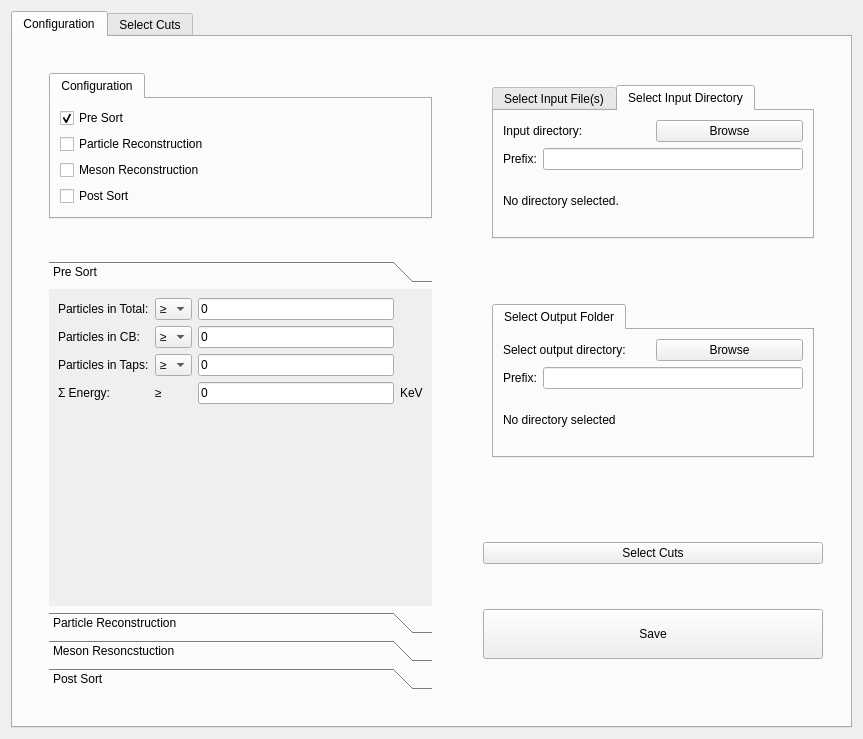
<?xml version="1.0" encoding="UTF-8"?>
<ui version="4.0">
 <class>ConfigurationDialog</class>
 <widget class="QDialog" name="ConfigurationDialog">
  <property name="geometry">
   <rect>
    <x>0</x>
    <y>0</y>
    <width>863</width>
    <height>739</height>
   </rect>
  </property>
  <property name="windowTitle">
   <string>Dialog</string>
  </property>
  <layout class="QGridLayout" name="gridLayout_2">
   <item row="0" column="0">
    <widget class="QTabWidget" name="tabWidget">
     <property name="currentIndex">
      <number>0</number>
     </property>
     <property name="documentMode">
      <bool>false</bool>
     </property>
     <property name="tabsClosable">
      <bool>false</bool>
     </property>
     <property name="movable">
      <bool>false</bool>
     </property>
     <widget class="QWidget" name="tab">
      <attribute name="title">
       <string>Configuration</string>
      </attribute>
      <layout class="QHBoxLayout" name="horizontalLayout_11">
       <item>
        <widget class="QWidget" name="widget" native="true">
         <layout class="QVBoxLayout" name="verticalLayout">
          <item>
           <widget class="QWidget" name="widget_3" native="true">
            <layout class="QHBoxLayout" name="horizontalLayout_6">
             <item>
              <widget class="QWidget" name="widget_10" native="true">
               <layout class="QHBoxLayout" name="horizontalLayout_4">
                <item>
                 <widget class="QTabWidget" name="tabWidgetConfig">
                  <property name="sizePolicy">
                   <sizepolicy hsizetype="Expanding" vsizetype="Fixed">
                    <horstretch>0</horstretch>
                    <verstretch>0</verstretch>
                   </sizepolicy>
                  </property>
                  <property name="currentIndex">
                   <number>0</number>
                  </property>
                  <widget class="QWidget" name="tab_7">
                   <attribute name="title">
                    <string>Configuration</string>
                   </attribute>
                   <layout class="QHBoxLayout" name="horizontalLayout_12">
                    <item>
                     <layout class="QVBoxLayout" name="verticalLayout_3">
                      <item>
                       <widget class="QCheckBox" name="checkBoxCPreSort">
                        <property name="text">
                         <string>Pre Sort</string>
                        </property>
                        <property name="checked">
                         <bool>true</bool>
                        </property>
                       </widget>
                      </item>
                      <item>
                       <widget class="QCheckBox" name="checkBoxCPR">
                        <property name="text">
                         <string>Particle Reconstruction</string>
                        </property>
                        <property name="checked">
                         <bool>false</bool>
                        </property>
                       </widget>
                      </item>
                      <item>
                       <widget class="QCheckBox" name="checkBoxCMR">
                        <property name="text">
                         <string>Meson Reconstruction</string>
                        </property>
                       </widget>
                      </item>
                      <item>
                       <widget class="QCheckBox" name="checkBoxCPS">
                        <property name="text">
                         <string>Post Sort</string>
                        </property>
                       </widget>
                      </item>
                     </layout>
                    </item>
                   </layout>
                  </widget>
                 </widget>
                </item>
               </layout>
              </widget>
             </item>
            </layout>
           </widget>
          </item>
          <item>
           <widget class="QWidget" name="widget_4" native="true">
            <layout class="QHBoxLayout" name="horizontalLayout_7">
             <item>
              <widget class="QWidget" name="widget_11" native="true">
               <layout class="QHBoxLayout" name="horizontalLayout_5">
                <item>
                 <widget class="QToolBox" name="toolBox">
                  <property name="currentIndex">
                   <number>0</number>
                  </property>
                  <widget class="QWidget" name="page">
                   <property name="geometry">
                    <rect>
                     <x>0</x>
                     <y>0</y>
                     <width>387</width>
                     <height>144</height>
                    </rect>
                   </property>
                   <property name="sizePolicy">
                    <sizepolicy hsizetype="Preferred" vsizetype="Fixed">
                     <horstretch>0</horstretch>
                     <verstretch>0</verstretch>
                    </sizepolicy>
                   </property>
                   <attribute name="label">
                    <string>Pre Sort</string>
                   </attribute>
                   <layout class="QGridLayout" name="gridLayout">
                    <item row="0" column="0">
                     <widget class="QLabel" name="labelConfigPreSortParticlesTotal">
                      <property name="text">
                       <string>Particles in Total:</string>
                      </property>
                     </widget>
                    </item>
                    <item row="0" column="1">
                     <widget class="QComboBox" name="comboBox">
                      <item>
                       <property name="text">
                        <string>≥</string>
                       </property>
                      </item>
                      <item>
                       <property name="text">
                        <string>≤</string>
                       </property>
                      </item>
                      <item>
                       <property name="text">
                        <string>=</string>
                       </property>
                      </item>
                     </widget>
                    </item>
                    <item row="0" column="2">
                     <widget class="QLineEdit" name="lineEditConfigPreSortParticleTotal">
                      <property name="text">
                       <string>0</string>
                      </property>
                     </widget>
                    </item>
                    <item row="1" column="0">
                     <widget class="QLabel" name="labelConfigPreSortParticlesCB">
                      <property name="text">
                       <string>Particles in CB:</string>
                      </property>
                     </widget>
                    </item>
                    <item row="1" column="1">
                     <widget class="QComboBox" name="comboBox_3">
                      <item>
                       <property name="text">
                        <string>≥</string>
                       </property>
                      </item>
                      <item>
                       <property name="text">
                        <string>≤</string>
                       </property>
                      </item>
                      <item>
                       <property name="text">
                        <string>=</string>
                       </property>
                      </item>
                     </widget>
                    </item>
                    <item row="1" column="2">
                     <widget class="QLineEdit" name="lineEditConfigPreSortParticleCB">
                      <property name="text">
                       <string>0</string>
                      </property>
                     </widget>
                    </item>
                    <item row="2" column="0">
                     <widget class="QLabel" name="labelConfigPreSortParticlesTaps">
                      <property name="text">
                       <string>Particles in Taps:</string>
                      </property>
                     </widget>
                    </item>
                    <item row="2" column="1">
                     <widget class="QComboBox" name="comboBox_4">
                      <item>
                       <property name="text">
                        <string>≥</string>
                       </property>
                      </item>
                      <item>
                       <property name="text">
                        <string>≤</string>
                       </property>
                      </item>
                      <item>
                       <property name="text">
                        <string>=</string>
                       </property>
                      </item>
                     </widget>
                    </item>
                    <item row="2" column="2">
                     <widget class="QLineEdit" name="lineEditConfigPreSortParticleTaps">
                      <property name="text">
                       <string>0</string>
                      </property>
                     </widget>
                    </item>
                    <item row="3" column="0">
                     <widget class="QLabel" name="labelConfigPreSortEnergySum">
                      <property name="text">
                       <string>Σ Energy:</string>
                      </property>
                     </widget>
                    </item>
                    <item row="3" column="1">
                     <widget class="QLabel" name="labelConfigPreSortEnergySumSign">
                      <property name="text">
                       <string>≥</string>
                      </property>
                     </widget>
                    </item>
                    <item row="3" column="2">
                     <widget class="QLineEdit" name="lineEditConfigPreSortEnergySum">
                      <property name="text">
                       <string>0</string>
                      </property>
                     </widget>
                    </item>
                    <item row="3" column="3">
                     <widget class="QLabel" name="labelConfigPreSortEnergySumKeV">
                      <property name="text">
                       <string>KeV</string>
                      </property>
                     </widget>
                    </item>
                   </layout>
                  </widget>
                  <widget class="QWidget" name="page_3">
                   <property name="geometry">
                    <rect>
                     <x>0</x>
                     <y>0</y>
                     <width>387</width>
                     <height>290</height>
                    </rect>
                   </property>
                   <attribute name="label">
                    <string>Particle Reconstruction</string>
                   </attribute>
                   <layout class="QHBoxLayout" name="horizontalLayout_24">
                    <item>
                     <layout class="QVBoxLayout" name="verticalLayout_9">
                      <item>
                       <widget class="QLabel" name="labelConfigPRCBCuts">
                        <property name="text">
                         <string>CB Cuts:</string>
                        </property>
                       </widget>
                      </item>
                      <item>
                       <layout class="QHBoxLayout" name="horizontalLayout_18">
                        <item>
                         <widget class="QPushButton" name="pushButtonPRCBProtons">
                          <property name="text">
                           <string>Protons</string>
                          </property>
                         </widget>
                        </item>
                        <item>
                         <widget class="QLabel" name="labelPRProtons">
                          <property name="text">
                           <string>No file selected.</string>
                          </property>
                         </widget>
                        </item>
                       </layout>
                      </item>
                      <item>
                       <layout class="QHBoxLayout" name="horizontalLayout_19">
                        <item>
                         <widget class="QPushButton" name="pushButtonPRCBElectrons">
                          <property name="text">
                           <string>Electrons</string>
                          </property>
                         </widget>
                        </item>
                        <item>
                         <widget class="QLabel" name="labelPRElectrons">
                          <property name="text">
                           <string>No file selected.</string>
                          </property>
                         </widget>
                        </item>
                       </layout>
                      </item>
                      <item>
                       <layout class="QHBoxLayout" name="horizontalLayout_20">
                        <item>
                         <widget class="QPushButton" name="pushButtonPRCBPions">
                          <property name="text">
                           <string>Pions</string>
                          </property>
                         </widget>
                        </item>
                        <item>
                         <widget class="QLabel" name="labelPRPions">
                          <property name="text">
                           <string>No file selected.</string>
                          </property>
                         </widget>
                        </item>
                       </layout>
                      </item>
                      <item>
                       <widget class="QLabel" name="labelConfigPRTapsCuts">
                        <property name="text">
                         <string>Taps Cuts:</string>
                        </property>
                       </widget>
                      </item>
                      <item>
                       <layout class="QHBoxLayout" name="horizontalLayout_21">
                        <item>
                         <widget class="QPushButton" name="pushButtonPRTapsProtons">
                          <property name="text">
                           <string>Protons</string>
                          </property>
                         </widget>
                        </item>
                        <item>
                         <widget class="QLabel" name="labelPRTapsProtons">
                          <property name="text">
                           <string>No file selected.</string>
                          </property>
                         </widget>
                        </item>
                       </layout>
                      </item>
                      <item>
                       <layout class="QHBoxLayout" name="horizontalLayout_22">
                        <item>
                         <widget class="QPushButton" name="pushButtonPRTapsElectrons">
                          <property name="text">
                           <string>Electrons</string>
                          </property>
                         </widget>
                        </item>
                        <item>
                         <widget class="QLabel" name="labelPRTapsElectrons">
                          <property name="text">
                           <string>No file selected.</string>
                          </property>
                         </widget>
                        </item>
                       </layout>
                      </item>
                      <item>
                       <layout class="QHBoxLayout" name="horizontalLayout_23">
                        <item>
                         <widget class="QPushButton" name="pushButtonPRTapsPions">
                          <property name="text">
                           <string>Pions</string>
                          </property>
                         </widget>
                        </item>
                        <item>
                         <widget class="QLabel" name="labelPRTapsPions">
                          <property name="text">
                           <string>No file selected.</string>
                          </property>
                         </widget>
                        </item>
                       </layout>
                      </item>
                     </layout>
                    </item>
                   </layout>
                  </widget>
                  <widget class="QWidget" name="page_4">
                   <property name="geometry">
                    <rect>
                     <x>0</x>
                     <y>0</y>
                     <width>387</width>
                     <height>290</height>
                    </rect>
                   </property>
                   <attribute name="label">
                    <string>Meson Resoncstuction</string>
                   </attribute>
                   <layout class="QFormLayout" name="formLayout">
                    <item row="0" column="0">
                     <widget class="QLabel" name="labelConfigMRCutIMWidthPi0">
                      <property name="text">
                       <string>Cut-IM-Width-Pi0:</string>
                      </property>
                     </widget>
                    </item>
                    <item row="0" column="1">
                     <widget class="QLineEdit" name="lineEditConfigMRWidthPi0">
                      <property name="inputMethodHints">
                       <set>Qt::ImhNone</set>
                      </property>
                      <property name="text">
                       <string>0</string>
                      </property>
                     </widget>
                    </item>
                    <item row="1" column="0">
                     <widget class="QLabel" name="labelConfigMRCutIMWidthPi0_2">
                      <property name="text">
                       <string>Cut-IM-Width-Eta:</string>
                      </property>
                     </widget>
                    </item>
                    <item row="1" column="1">
                     <widget class="QLineEdit" name="lineEditConfigMRWidthEta">
                      <property name="inputMethodHints">
                       <set>Qt::ImhDigitsOnly</set>
                      </property>
                      <property name="text">
                       <string>0</string>
                      </property>
                     </widget>
                    </item>
                    <item row="2" column="0">
                     <widget class="QLabel" name="labelConfigMRCutIMWidthPi0_3">
                      <property name="text">
                       <string>Cut-IM-Width-Eta-Prime:</string>
                      </property>
                     </widget>
                    </item>
                    <item row="2" column="1">
                     <widget class="QLineEdit" name="lineEditConfigMRWidthEtaprime">
                      <property name="inputMethodHints">
                       <set>Qt::ImhNone</set>
                      </property>
                      <property name="text">
                       <string>0</string>
                      </property>
                     </widget>
                    </item>
                   </layout>
                  </widget>
                  <widget class="QWidget" name="page_2">
                   <property name="geometry">
                    <rect>
                     <x>0</x>
                     <y>0</y>
                     <width>387</width>
                     <height>290</height>
                    </rect>
                   </property>
                   <attribute name="label">
                    <string>Post Sort</string>
                   </attribute>
                   <layout class="QVBoxLayout" name="verticalLayout_16">
                    <item>
                     <widget class="QWidget" name="widget_17" native="true">
                      <property name="sizePolicy">
                       <sizepolicy hsizetype="Preferred" vsizetype="Fixed">
                        <horstretch>0</horstretch>
                        <verstretch>0</verstretch>
                       </sizepolicy>
                      </property>
                      <layout class="QVBoxLayout" name="verticalLayout_17">
                       <item>
                        <layout class="QHBoxLayout" name="horizontalLayout_9">
                         <item>
                          <widget class="QLabel" name="label_3">
                           <property name="text">
                            <string>Sort N particles:</string>
                           </property>
                          </widget>
                         </item>
                         <item>
                          <widget class="QComboBox" name="comboBoxPSSortN">
                           <item>
                            <property name="text">
                             <string>≥</string>
                            </property>
                           </item>
                           <item>
                            <property name="text">
                             <string>≤</string>
                            </property>
                           </item>
                           <item>
                            <property name="text">
                             <string>=</string>
                            </property>
                           </item>
                          </widget>
                         </item>
                         <item>
                          <widget class="QLineEdit" name="lineEditPSSortN">
                           <property name="inputMethodHints">
                            <set>Qt::ImhDigitsOnly</set>
                           </property>
                          </widget>
                         </item>
                        </layout>
                       </item>
                      </layout>
                     </widget>
                    </item>
                    <item>
                     <widget class="QWidget" name="widget_12" native="true">
                      <layout class="QVBoxLayout" name="verticalLayout_12">
                       <item>
                        <widget class="QWidget" name="widget_18" native="true">
                         <layout class="QGridLayout" name="gridLayout_3">
                          <item row="0" column="0">
                           <widget class="QLabel" name="label_4">
                            <property name="sizePolicy">
                             <sizepolicy hsizetype="Preferred" vsizetype="Fixed">
                              <horstretch>0</horstretch>
                              <verstretch>0</verstretch>
                             </sizepolicy>
                            </property>
                            <property name="text">
                             <string>Particle</string>
                            </property>
                            <property name="alignment">
                             <set>Qt::AlignCenter</set>
                            </property>
                           </widget>
                          </item>
                          <item row="0" column="2">
                           <widget class="QLabel" name="label_5">
                            <property name="text">
                             <string>Number</string>
                            </property>
                            <property name="alignment">
                             <set>Qt::AlignCenter</set>
                            </property>
                           </widget>
                          </item>
                          <item row="0" column="3">
                           <widget class="QLabel" name="label_6">
                            <property name="text">
                             <string>θ min</string>
                            </property>
                            <property name="alignment">
                             <set>Qt::AlignCenter</set>
                            </property>
                           </widget>
                          </item>
                          <item row="0" column="4">
                           <widget class="QLabel" name="label_7">
                            <property name="text">
                             <string>θ-max</string>
                            </property>
                            <property name="alignment">
                             <set>Qt::AlignCenter</set>
                            </property>
                           </widget>
                          </item>
                          <item row="1" column="0">
                           <widget class="QComboBox" name="ParticleBox">
                            <property name="currentIndex">
                             <number>-1</number>
                            </property>
                           </widget>
                          </item>
                          <item row="1" column="1">
                           <widget class="QComboBox" name="comboBoxPS1">
                            <property name="sizePolicy">
                             <sizepolicy hsizetype="Fixed" vsizetype="Fixed">
                              <horstretch>0</horstretch>
                              <verstretch>0</verstretch>
                             </sizepolicy>
                            </property>
                            <item>
                             <property name="text">
                              <string>≥</string>
                             </property>
                            </item>
                            <item>
                             <property name="text">
                              <string>≤</string>
                             </property>
                            </item>
                            <item>
                             <property name="text">
                              <string>=</string>
                             </property>
                            </item>
                           </widget>
                          </item>
                          <item row="1" column="2">
                           <widget class="QLineEdit" name="lineEditPSNum1">
                            <property name="inputMethodHints">
                             <set>Qt::ImhDigitsOnly</set>
                            </property>
                           </widget>
                          </item>
                          <item row="1" column="3">
                           <widget class="QLineEdit" name="lineEditPSMin1">
                            <property name="inputMethodHints">
                             <set>Qt::ImhDigitsOnly</set>
                            </property>
                           </widget>
                          </item>
                          <item row="1" column="4">
                           <widget class="QLineEdit" name="lineEditPSMax1">
                            <property name="inputMethodHints">
                             <set>Qt::ImhDigitsOnly</set>
                            </property>
                           </widget>
                          </item>
                         </layout>
                        </widget>
                       </item>
                       <item>
                        <widget class="QWidget" name="widget_19" native="true">
                         <layout class="QVBoxLayout" name="verticalLayout_13">
                          <item>
                           <widget class="QLabel" name="PSParticle">
                            <property name="sizePolicy">
                             <sizepolicy hsizetype="Preferred" vsizetype="Fixed">
                              <horstretch>0</horstretch>
                              <verstretch>0</verstretch>
                             </sizepolicy>
                            </property>
                            <property name="text">
                             <string>In use:</string>
                            </property>
                            <property name="wordWrap">
                             <bool>true</bool>
                            </property>
                           </widget>
                          </item>
                          <item>
                           <widget class="QLabel" name="labelPSParticleList">
                            <property name="font">
                             <font>
                              <weight>75</weight>
                              <bold>true</bold>
                             </font>
                            </property>
                            <property name="text">
                             <string/>
                            </property>
                            <property name="wordWrap">
                             <bool>true</bool>
                            </property>
                           </widget>
                          </item>
                         </layout>
                        </widget>
                       </item>
                      </layout>
                     </widget>
                    </item>
                   </layout>
                  </widget>
                 </widget>
                </item>
               </layout>
              </widget>
             </item>
            </layout>
           </widget>
          </item>
         </layout>
        </widget>
       </item>
       <item>
        <widget class="QWidget" name="widget_2" native="true">
         <property name="sizePolicy">
          <sizepolicy hsizetype="Fixed" vsizetype="Preferred">
           <horstretch>0</horstretch>
           <verstretch>0</verstretch>
          </sizepolicy>
         </property>
         <layout class="QVBoxLayout" name="verticalLayout_2">
          <item>
           <widget class="QWidget" name="widget_5" native="true">
            <layout class="QHBoxLayout" name="horizontalLayout_8">
             <item>
              <widget class="QWidget" name="widget_8" native="true">
               <layout class="QHBoxLayout" name="horizontalLayout_2">
                <item>
                 <widget class="QTabWidget" name="tabWidgetInput">
                  <property name="enabled">
                   <bool>true</bool>
                  </property>
                  <property name="sizePolicy">
                   <sizepolicy hsizetype="Expanding" vsizetype="Fixed">
                    <horstretch>0</horstretch>
                    <verstretch>0</verstretch>
                   </sizepolicy>
                  </property>
                  <property name="currentIndex">
                   <number>1</number>
                  </property>
                  <widget class="QWidget" name="tab_3">
                   <attribute name="title">
                    <string>Select Input File(s)</string>
                   </attribute>
                   <layout class="QVBoxLayout" name="verticalLayout_5">
                    <item>
                     <layout class="QHBoxLayout" name="horizontalLayout_15">
                      <item>
                       <widget class="QLabel" name="labelInputFile1">
                        <property name="text">
                         <string>Input file(s) .root:</string>
                        </property>
                       </widget>
                      </item>
                      <item>
                       <widget class="QPushButton" name="buttonInputBrowse">
                        <property name="text">
                         <string>Browse</string>
                        </property>
                       </widget>
                      </item>
                     </layout>
                    </item>
                    <item>
                     <widget class="QLabel" name="labelInputFile3">
                      <property name="minimumSize">
                       <size>
                        <width>300</width>
                        <height>50</height>
                       </size>
                      </property>
                      <property name="maximumSize">
                       <size>
                        <width>400</width>
                        <height>100</height>
                       </size>
                      </property>
                      <property name="text">
                       <string>No file(s) selected</string>
                      </property>
                     </widget>
                    </item>
                   </layout>
                  </widget>
                  <widget class="QWidget" name="tab_4">
                   <attribute name="title">
                    <string>Select Input Directory</string>
                   </attribute>
                   <layout class="QVBoxLayout" name="verticalLayout_4">
                    <item>
                     <layout class="QHBoxLayout" name="horizontalLayout_13">
                      <item>
                       <widget class="QLabel" name="labelInputDirectory">
                        <property name="text">
                         <string>Input directory:</string>
                        </property>
                       </widget>
                      </item>
                      <item>
                       <widget class="QPushButton" name="buttonInputBrowseDir">
                        <property name="text">
                         <string>Browse</string>
                        </property>
                       </widget>
                      </item>
                     </layout>
                    </item>
                    <item>
                     <layout class="QHBoxLayout" name="horizontalLayout_14">
                      <item>
                       <widget class="QLabel" name="labelInputDirectory2">
                        <property name="text">
                         <string>Prefix:</string>
                        </property>
                       </widget>
                      </item>
                      <item>
                       <widget class="QLineEdit" name="lineEditInput"/>
                      </item>
                     </layout>
                    </item>
                    <item>
                     <widget class="QLabel" name="labelInputDirectory3">
                      <property name="minimumSize">
                       <size>
                        <width>0</width>
                        <height>50</height>
                       </size>
                      </property>
                      <property name="maximumSize">
                       <size>
                        <width>16777215</width>
                        <height>50</height>
                       </size>
                      </property>
                      <property name="text">
                       <string>No directory selected.</string>
                      </property>
                     </widget>
                    </item>
                   </layout>
                  </widget>
                 </widget>
                </item>
               </layout>
              </widget>
             </item>
            </layout>
           </widget>
          </item>
          <item>
           <widget class="QWidget" name="widget_7" native="true">
            <layout class="QHBoxLayout" name="horizontalLayout_10">
             <item>
              <widget class="QWidget" name="widget_9" native="true">
               <layout class="QHBoxLayout" name="horizontalLayout_3">
                <item>
                 <widget class="QTabWidget" name="tabWidgetOutput">
                  <property name="sizePolicy">
                   <sizepolicy hsizetype="Expanding" vsizetype="Fixed">
                    <horstretch>0</horstretch>
                    <verstretch>0</verstretch>
                   </sizepolicy>
                  </property>
                  <property name="currentIndex">
                   <number>0</number>
                  </property>
                  <widget class="QWidget" name="tab_5">
                   <attribute name="title">
                    <string>Select Output Folder</string>
                   </attribute>
                   <layout class="QVBoxLayout" name="verticalLayout_6">
                    <item>
                     <layout class="QHBoxLayout" name="horizontalLayout_16">
                      <item>
                       <widget class="QLabel" name="labelOutputFile1">
                        <property name="text">
                         <string>Select output directory:</string>
                        </property>
                       </widget>
                      </item>
                      <item>
                       <widget class="QPushButton" name="buttonOutputBrowse">
                        <property name="text">
                         <string>Browse</string>
                        </property>
                       </widget>
                      </item>
                     </layout>
                    </item>
                    <item>
                     <layout class="QHBoxLayout" name="horizontalLayout_17">
                      <item>
                       <widget class="QLabel" name="labelOutputFile2">
                        <property name="text">
                         <string>Prefix:</string>
                        </property>
                       </widget>
                      </item>
                      <item>
                       <widget class="QLineEdit" name="lineEditOutput"/>
                      </item>
                     </layout>
                    </item>
                    <item>
                     <widget class="QLabel" name="labelOutputFile3">
                      <property name="minimumSize">
                       <size>
                        <width>0</width>
                        <height>50</height>
                       </size>
                      </property>
                      <property name="maximumSize">
                       <size>
                        <width>16777215</width>
                        <height>50</height>
                       </size>
                      </property>
                      <property name="text">
                       <string>No directory selected</string>
                      </property>
                     </widget>
                    </item>
                   </layout>
                  </widget>
                 </widget>
                </item>
               </layout>
              </widget>
             </item>
            </layout>
           </widget>
          </item>
          <item>
           <widget class="QWidget" name="widget_6" native="true">
            <layout class="QVBoxLayout" name="verticalLayout_11">
             <item>
              <widget class="QPushButton" name="pushButtonSelectCuts">
               <property name="text">
                <string>Select Cuts</string>
               </property>
              </widget>
             </item>
             <item>
              <widget class="QPushButton" name="pushButton">
               <property name="minimumSize">
                <size>
                 <width>0</width>
                 <height>50</height>
                </size>
               </property>
               <property name="text">
                <string>Save</string>
               </property>
              </widget>
             </item>
            </layout>
           </widget>
          </item>
         </layout>
        </widget>
       </item>
      </layout>
     </widget>
     <widget class="QWidget" name="tab_2">
      <attribute name="title">
       <string>Select Cuts</string>
      </attribute>
      <layout class="QHBoxLayout" name="horizontalLayout_25">
       <item>
        <widget class="TQtWidget" name="TWidgetCut" native="true"/>
       </item>
       <item>
        <widget class="QWidget" name="widget_13" native="true">
         <layout class="QVBoxLayout" name="verticalLayout_7">
          <item>
           <widget class="QWidget" name="widget_14" native="true">
            <layout class="QVBoxLayout" name="verticalLayout_10">
             <item>
              <layout class="QVBoxLayout" name="verticalLayout_8">
               <item>
                <layout class="QHBoxLayout" name="horizontalLayout_26">
                 <item>
                  <widget class="QLabel" name="label">
                   <property name="text">
                    <string>Min:</string>
                   </property>
                  </widget>
                 </item>
                 <item>
                  <widget class="QDoubleSpinBox" name="spinBoxMin">
                   <property name="minimumSize">
                    <size>
                     <width>100</width>
                     <height>40</height>
                    </size>
                   </property>
                   <property name="minimum">
                    <double>-10000.000000000000000</double>
                   </property>
                   <property name="maximum">
                    <double>10000.000000000000000</double>
                   </property>
                  </widget>
                 </item>
                </layout>
               </item>
               <item>
                <layout class="QHBoxLayout" name="horizontalLayout_27">
                 <item>
                  <widget class="QLabel" name="label_2">
                   <property name="text">
                    <string>Max</string>
                   </property>
                  </widget>
                 </item>
                 <item>
                  <widget class="QDoubleSpinBox" name="spinBoxMax">
                   <property name="minimumSize">
                    <size>
                     <width>100</width>
                     <height>40</height>
                    </size>
                   </property>
                   <property name="minimum">
                    <double>-10000.000000000000000</double>
                   </property>
                   <property name="maximum">
                    <double>10000.000000000000000</double>
                   </property>
                  </widget>
                 </item>
                </layout>
               </item>
              </layout>
             </item>
            </layout>
           </widget>
          </item>
          <item>
           <widget class="QWidget" name="widget_15" native="true"/>
          </item>
          <item>
           <widget class="QWidget" name="widget_16" native="true"/>
          </item>
         </layout>
        </widget>
       </item>
      </layout>
     </widget>
    </widget>
   </item>
  </layout>
 </widget>
 <customwidgets>
  <customwidget>
   <class>TQtWidget</class>
   <extends>QWidget</extends>
   <header>TQtWidget.h</header>
   <container>1</container>
  </customwidget>
 </customwidgets>
 <resources/>
 <connections/>
</ui>
